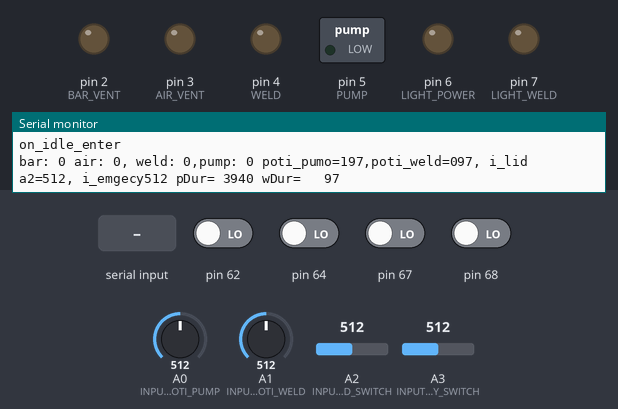
Recording of a sketch running on a simulated Arduino Mega 2560, built with avr-gcc and run on an emulated ATmega2560. Shown: switched loads named in the sketch (green lamp = pin HIGH), output pins drawn as LEDs (lit = HIGH), the last lines printed to the serial monitor. Inputs (shaded band) come from the test bench; at power-on: pin 62, pin 64, pin 67, pin 68 LOW, A1 (INPUT_POTI_WELD) = 512, A0 (INPUT_POTI_PUMP) = 512, A2 (INPUT_LID_SWITCH) = 512, A3 (INPUT_EMERGENCY_SWITCH) = 512.

Above: at 1.2 s.
1.3 s: pin 62 driven HIGH
At 2.0 s:
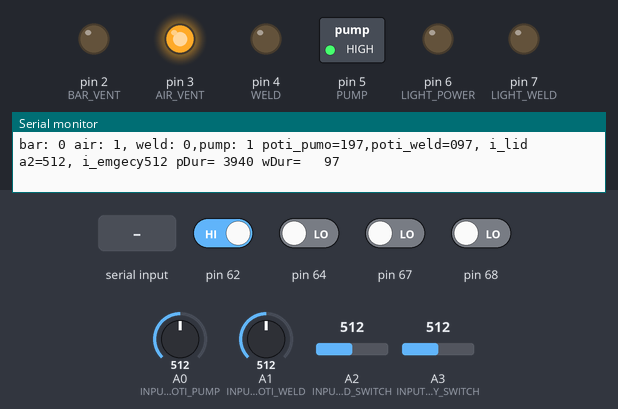
2.9 s: A1 (INPUT_POTI_WELD) set to 505
6.9 s: "1" received over Serial
At 8.0 s:
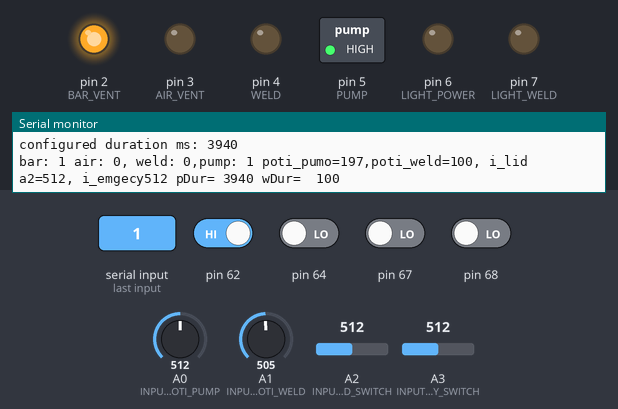
At 12.0 s:
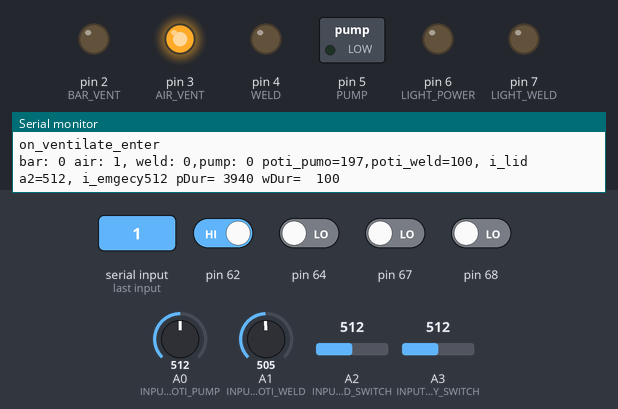
12.5 s: "2" received over Serial
At 13.7 s:
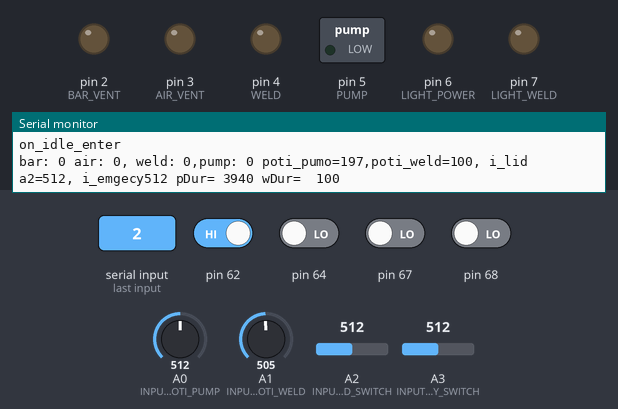
14.0 s: A0 (INPUT_POTI_PUMP) set to 182
15.5 s: A0 (INPUT_POTI_PUMP) set to 161
Timing chart, 0 to 18.0 s (numbered marks = the images above; inputs shaded):
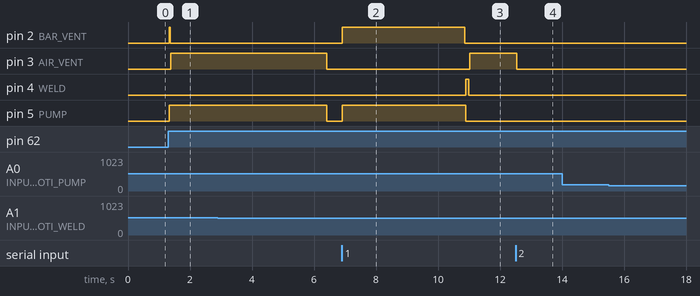

Measured:
- after the input at 1.3 s, pin 2 (BAR_VENT): LOW → HIGH at once, → LOW 0.03 s later; pin 3 (AIR_VENT): LOW → HIGH after 0.08 s; pin 5 (PUMP): LOW → HIGH at once
- after the input at 6.9 s, pin 2 (BAR_VENT): LOW → HIGH at once, → LOW 3.9 s later; pin 3 (AIR_VENT): LOW → HIGH after 4.1 s; pin 4 (WELD): LOW → HIGH after 4.0 s, → LOW 0.11 s later; pin 5 (PUMP): LOW → HIGH at once, → LOW 4.0 s later
- after the input at 12.5 s, pin 3 (AIR_VENT): HIGH → LOW at once

The sketch:

vama.ino
```cpp
#define USE_CONTROLLINNO


#ifdef USE_CONTROLLINNO
  #include <Controllino.h>
#else
  #include <Arduino.h>
#endif

#ifdef USE_CONTROLLINNO
  #define BAR_VENT               CONTROLLINO_D0
  #define AIR_VENT               CONTROLLINO_D1
  #define WELD                   CONTROLLINO_D2
  #define PUMP                   CONTROLLINO_D3
  #define LIGHT_POWER            CONTROLLINO_D4
  #define LIGHT_WELD             CONTROLLINO_D5
  #define INPUT_POTI_PUMP        CONTROLLINO_A0
  #define INPUT_POTI_WELD        CONTROLLINO_A1
  #define INPUT_LID_SWITCH       CONTROLLINO_A2
  #define INPUT_EMERGENCY_SWITCH CONTROLLINO_A3
#else
  #define BAR_VENT               0
  #define AIR_VENT               1
  #define WELD                   2
  #define PUMP                   3
  #define LIGHT_POWER            4
  #define LIGHT_WELD             5
  #define INPUT_POTI_PUMP        A0
  #define INPUT_POTI_WELD        A1
  #define INPUT_LID_SWITCH       A2
  #define INPUT_EMERGENCY_SWITCH A3
#endif

#define MAX_PUMP_DURATION_SECONDS (20)

// used libs
#include <Fsm.h>     // https://github.com/jonblack/arduino-fsm
#include <Bounce2.h> // https://github.com/thomasfredericks/Bounce2

#include "AnalogDebounce.hpp"
#include "Output.hpp"
#include "PotiMapping.hpp"

#define DEBUG 1
/**
 *  Pin Mapping:
 *
 *  Outputs:
 *    DO - Balken Ventil
 *    D1 - Belüften
 *    D2 - Schweißen
 *    D3 - Pumpe
 *    D4 - Leuchtmittel Betrieb / nicht aktiv
 *    D5 - Leuchtmittel Schweißen / nicht aktiv
 *
 *  Inputs:
 *    A0 - Poti Vakuum ( 15 sec) 0-800 inc
 *    A1 - Poti Schweißen (ca 0.5 sec,) 0-800 inc
 *    A2 - Deckel Schalter
 *    A3 - Reset / Schnellstop
 */


// forward decls for state actions;
void on_idle_enter();
void on_idle_run();
void on_idle_exit();
void on_pumping_enter();
void on_pumping_run();
void on_pumping_exit();
void on_welding_enter();
void on_welding_run();
void on_welding_exit();
void on_ventilate_enter();
void on_ventilate_run();
void on_ventilate_exit();

void desc(); // prints current state and values on Serial, used for debugging.

// event flags
const uint8_t EVENT_LID_CLOSE = 1<<0;
const uint8_t EVENT_LID_OPEN  = 1<<1;
const uint8_t EVENT_RESET     = 1<<2;
const uint8_t EVENT_PUMP_END  = 1<<3;
const uint8_t EVENT_WELD_END  = 1<<4;

// mapping table for non-linear potentiometer, values measured manually.
const Mapping weldMapping{
        // measured value on input, poti value *100
        {1, 1000},
        {24, 900},
        {41, 800},
        {51, 700},
        {67, 600},
        {91, 500},
        {116, 400},
        {154, 300},
        {238, 200},
        {502, 100},
        {802, 1}
};

// mapping table for non-linear potentiometer, values measured manually.
const Mapping pumpMapping{
        // measured value on input, poti value *100
        {1, 1000},
        {54, 900},
        {70, 800},
        {84, 700},
        {100, 600},
        {150, 500},
        {175, 400},
        {270, 300},
        {502, 200},
        {775, 100},
        {793, 2}
};


// globals
uint32_t pumpStartTicks;
uint32_t weldStartTicks;
uint32_t ventilateStartTicks;
bool pumpTimerEnabled = false;
bool weldTimerEnabled = false;
bool inStartup = true; // used to indicate that powercycle has just begun.

int configuredPumpDuration_ms = 0; // mapped poti value in millis duration
int configuredWeldDuration_ms = 0; // mapped poti value in millis duration

// debouncing analog pins used as inputs
AnalogDebouncer lidSwitch(INPUT_LID_SWITCH, 512);
AnalogDebouncer emergencySwitch(INPUT_EMERGENCY_SWITCH, 512);

// Mappers to linearize non-linear potis
PotiMapping pumpPotiMapper(&pumpMapping, 11);
PotiMapping weldPotiMapper(&weldMapping, 11);

// Wrapper for Output Pins
Output barVent(BAR_VENT);
Output airVent(AIR_VENT);
Output welder(WELD);
Output pump(PUMP);


// state defs and callbacks
State state_idle(&on_idle_enter, &on_idle_run, &on_idle_exit);
State state_pumping(&on_pumping_enter, &on_pumping_run, &on_pumping_exit);
State state_welding(&on_welding_enter, &on_welding_run, &on_welding_exit);
State state_ventilate(&on_ventilate_enter, &on_ventilate_run, &on_ventilate_exit);

// Statemachine instance
Fsm fsm(&state_idle);


void setup() {
    Serial.begin(19200);
    Serial.print("VamaControl v0.1\n----------\n");
#if DEBUG
    Serial.print(" event injection: 1 -> EVENT_LID_CLOSE, 2-> EVENT_LID_OPEN, 3->EVENT_RESET \n\n");
#endif

    inStartup = true;

    // initialize all used digital output pins as outputs
    pinMode(BAR_VENT, OUTPUT);
    pinMode(AIR_VENT, OUTPUT);
    pinMode(WELD, OUTPUT);
    pinMode(PUMP, OUTPUT);
    pinMode(LIGHT_POWER, OUTPUT);
    pinMode(LIGHT_WELD, OUTPUT);

    lidSwitch.interval(5);
    emergencySwitch.interval(5);


    // wire up transitions.
    fsm.add_transition(&state_idle, &state_pumping, EVENT_LID_CLOSE, NULL);

    fsm.add_transition(&state_pumping, &state_idle, EVENT_LID_OPEN, NULL);
    fsm.add_transition(&state_pumping, &state_ventilate, EVENT_RESET, NULL);
    fsm.add_transition(&state_pumping, &state_welding, EVENT_PUMP_END, NULL);

    fsm.add_transition(&state_welding, &state_idle, EVENT_LID_OPEN, NULL);
    fsm.add_transition(&state_welding, &state_ventilate, EVENT_RESET, NULL);
    fsm.add_transition(&state_welding, &state_ventilate, EVENT_WELD_END, NULL);

    fsm.add_transition(&state_ventilate, &state_idle, EVENT_LID_OPEN, NULL);
    fsm.add_transition(&state_ventilate, &state_idle, EVENT_RESET, NULL);
    fsm.add_timed_transition(&state_ventilate, &state_idle, 5000, NULL);

    //lightPower.enable();
}

void desc(){
  char buffer [120]; // must be large enough for your whole string!
  auto a0 = analogRead(INPUT_POTI_PUMP);
  auto a1 = analogRead(INPUT_POTI_WELD);
  auto a2 = analogRead(INPUT_LID_SWITCH);
  auto a3 = analogRead(INPUT_EMERGENCY_SWITCH);

  if(DEBUG) {
     sprintf (buffer, "bar: %u air: %u, weld: %u,pump: %u poti_pumo=%03u,poti_weld=%03u, i_lid a2=%03u, i_emgecy%03u pDur=%5u wDur=%5u\n",
                      barVent.getState(),
                      airVent.getState(),
                      welder.getState(),
                      pump.getState(),
                      pumpPotiMapper.getMappedValue(a0),
                      weldPotiMapper.getMappedValue(a1),
                      a2,
                      a3,
                      configuredPumpDuration_ms,
                      configuredWeldDuration_ms);
  } else {
    buffer[0] = '.';
    buffer[1] = 0x0;
  }
  Serial.print (buffer);
}


// checks inputs and duration and fires events to the FSM
void generateEvents(uint32_t pumpTargetDuration_ms, uint32_t weldTargetDuration_ms) {

    if(lidSwitch.rose()) {
      Serial.println("EVENT_LID_CLOSE");
      if(!inStartup) {
        fsm.trigger(EVENT_LID_CLOSE);
      }
    }
    if(lidSwitch.fell()) {
      Serial.println("EVENT_LID_OPEN");
      fsm.trigger(EVENT_LID_OPEN);
    }
    if(emergencySwitch.rose()) {
      Serial.println("EVENT_RESET");
      fsm.trigger(EVENT_RESET);
    }
    if(pumpTimerEnabled) {
      int32_t pumpDuration = millis() - pumpStartTicks;
      if(pumpDuration > (pumpTargetDuration_ms)){
        Serial.println("EVENT_PUMP_END");
        fsm.trigger(EVENT_PUMP_END);
      };
    }
    if(weldTimerEnabled) {
      int32_t weldDuration = millis() - weldStartTicks;
      if(weldDuration > (weldTargetDuration_ms)){
        Serial.println("EVENT_WELD_END");
        fsm.trigger(EVENT_WELD_END);
      };
    }

#if DEBUG
    char input;
    if (Serial.available()) {
      input = Serial.read();
    }
    switch(input) {
      case '1':
            fsm.trigger(EVENT_LID_CLOSE);
            break;
      case '2':
            fsm.trigger(EVENT_LID_OPEN);
            break;
      case '3':
            fsm.trigger(EVENT_RESET);
            break;
    }
#endif
}


// the loop function runs over and over again forever
void loop() {
    // delay reactions on lid close for 100ms
    if(inStartup && (millis() > 100)) {
      inStartup = false;
    }

    lidSwitch.update();
    emergencySwitch.update();

    delay(10);
    // every 1000 ms
    if(millis()%100 == 0){
      desc();
    }

     // mapped value is between 0 and 1000,
    configuredPumpDuration_ms = pumpPotiMapper.getMappedValue(analogRead(INPUT_POTI_PUMP)) * MAX_PUMP_DURATION_SECONDS;
    configuredWeldDuration_ms = weldPotiMapper.getMappedValue(analogRead(INPUT_POTI_WELD));

    generateEvents(configuredPumpDuration_ms, configuredWeldDuration_ms);

    fsm.run_machine();
}


void on_idle_enter(){
  Serial.print("on_idle_enter \n");
  pump.off();
  airVent.off();
  welder.off();
}

void on_idle_run(){
}


void on_idle_exit(){
}

void on_pumping_enter(){
  Serial.print("on_pumping_enter \n");
  Serial.print("configured duration ms: ");
  Serial.println(configuredPumpDuration_ms);
  pump.on();
  airVent.off();
  welder.off();
  barVent.on();
  pumpStartTicks = millis();
  pumpTimerEnabled = true;
  Serial.flush();
}

void on_pumping_run(){
}

void on_pumping_exit(){
  Serial.print("on_pumping_exit \n");
  auto actualDuration = millis()-pumpStartTicks;
  Serial.print("pump duration ms: ");
  Serial.println(actualDuration);
  barVent.off();
  pumpTimerEnabled = false;
  Serial.flush();
}


void on_welding_enter(){
  Serial.print("on_welding_enter \n");
  Serial.print("configured duration ms: ");
  Serial.println(configuredWeldDuration_ms);
  weldStartTicks = millis();
  weldTimerEnabled = true;
  welder.enable();
  //lightWeld.enable();
  pump.off();

  Serial.flush();
}

void on_welding_run(){

}

void on_welding_exit(){
  Serial.print("on_welding_exit \n");
  auto actualDuration = millis()-weldStartTicks;
  Serial.print("weld duration ms: ");
  Serial.println(actualDuration);
  weldTimerEnabled = false;
  welder.disable();
  Serial.flush();
}

void on_ventilate_enter(){
  Serial.print("on_ventilate_enter \n");
  airVent.on();
  ventilateStartTicks = millis();

  desc();
}

void on_ventilate_run(){
  auto duration = millis()-ventilateStartTicks;

}

void on_ventilate_exit(){
  Serial.print("on_ventilate_exit \n");
  airVent.off();
}
```

AnalogDebounce.hpp
```cpp
#include <Bounce2.h>

#ifndef ANALOGDEBOUNCE_HPP
#define ANALOGDEBOUNCE_HPP

/*
 * Debounces for Analog Inputs on Arduino.
 *
 */

class AnalogDebouncer : public Debouncer
{
  public:
    AnalogDebouncer(int analogPin, int limit = 512, bool activeHigh = true): Debouncer(), mPin(analogPin), mLimit(limit), mActiveHigh(activeHigh)  {}

  protected:
    virtual bool readCurrentState() {
      return mActiveHigh ? (analogRead(mPin) > mLimit) : (analogRead(mPin) < mLimit);
    }
  private:
    const uint8_t mPin;
    const bool mActiveHigh;
    const int mLimit;
};

#endif // ANALOGDEBOUNCE_HPP
```

Output.hpp
```cpp
#ifndef OUTPUT_HPP
#define OUTPUT_HPP

/**
 * Wrapper for digital output pin.
 * Allows more fluent code when dealing with digital outputs,
 * and enables read back of the current state.
 */

class Output {
  public:
    Output(int pin, bool lowActive=false): mState(LOW), mPin(pin), mLowActive(lowActive) {}
    int getState(){return mState;}
    void enable()  { digitalWrite(mPin, HIGH); mState = mLowActive ? LOW : HIGH;}
    void disable() { digitalWrite(mPin, LOW);  mState = mLowActive ? HIGH : LOW;}
    void toggle()  { digitalWrite(mPin, mState == LOW ? HIGH:LOW);}
    void off() { disable(); }
    void on() { enable(); }
  private:
   bool mState;
   const bool mLowActive;
   const int mPin;
};

#endif // OUTPUT_HPP
```

PotiMapping.hpp
```cpp
#ifndef MAPPING_HPP
#define MAPPING_HPP

#include <limits.h>

/**
 * Helper class to map non linear poti values to linear ones.
 *
 * performs linear interpolation between a array of support points.
 *
 */

typedef struct {
    int16_t voltage;
    int16_t poti;
} mapentry_t;

using MappingEntry = mapentry_t;
using Mapping = MappingEntry[11];

class PotiMapping {
public:
    PotiMapping(const Mapping* mapping, const int size): mMappingSize(size), mMapping(mapping){
        findMinMax();
    }

    int getMappedValue(int potiValue) {
        // ensure that mMinPotiValue <= potiValue =< mMaxPotiValue
        potiValue = clamp(potiValue, mMinVoltageValue, mMaxVoltageValue);

        // find intervall to interpolate on:
        const MappingEntry* firstBigger = findFirstBigger(potiValue);
        if(firstBigger == &(*mMapping)[0]){
            return (*mMapping)[0].poti;
        }

        const MappingEntry* lastSmaller = firstBigger - 1;
        //
        auto result = linearInterpolate(potiValue, lastSmaller->voltage, firstBigger->voltage, lastSmaller->poti, firstBigger->poti);
        result = clamp(result, mMinPotiValue, mMaxPotiValue);
        return result;
    }
private:

    int linearInterpolate(int x, int in_min, int in_max, int out_min, int out_max) {
        auto result = (x - in_min) * (out_max - out_min) / (in_max - in_min) + out_min;
        return result;
    }

    int clamp(int n, int lower, int upper) {
        return n <= lower ? lower : n >= upper ? upper : n;
    }

    int findMinMax(){
        mMinVoltageValue=INT_MAX;
        mMaxVoltageValue=INT_MIN;
        for (int i = 0; i < mMappingSize; ++i) {
            auto val = (*mMapping)[i].voltage;
            if(val < mMinVoltageValue) mMinVoltageValue = val;
            if(mMaxVoltageValue < val) mMaxVoltageValue = val;

            val = (*mMapping)[i].poti;
            if(val < mMinPotiValue) mMinPotiValue = val;
            if(mMaxPotiValue < val) mMaxPotiValue = val;
        }
    }

    const MappingEntry* findFirstBigger(int val){
        for (int i = 0; i < mMappingSize; ++i) {
            auto cur = (*mMapping)[i].voltage;
            if(val < cur) {
                return &(*mMapping)[i];
            }
        }
        return &((*mMapping)[mMappingSize]);
    }

    const Mapping* mMapping;
    int mMappingSize=0;
    int mMinVoltageValue=0;
    int mMaxVoltageValue=0;
    int mMinPotiValue=0;
    int mMaxPotiValue=0;
};

#endif // MAPPING_HPP
```
